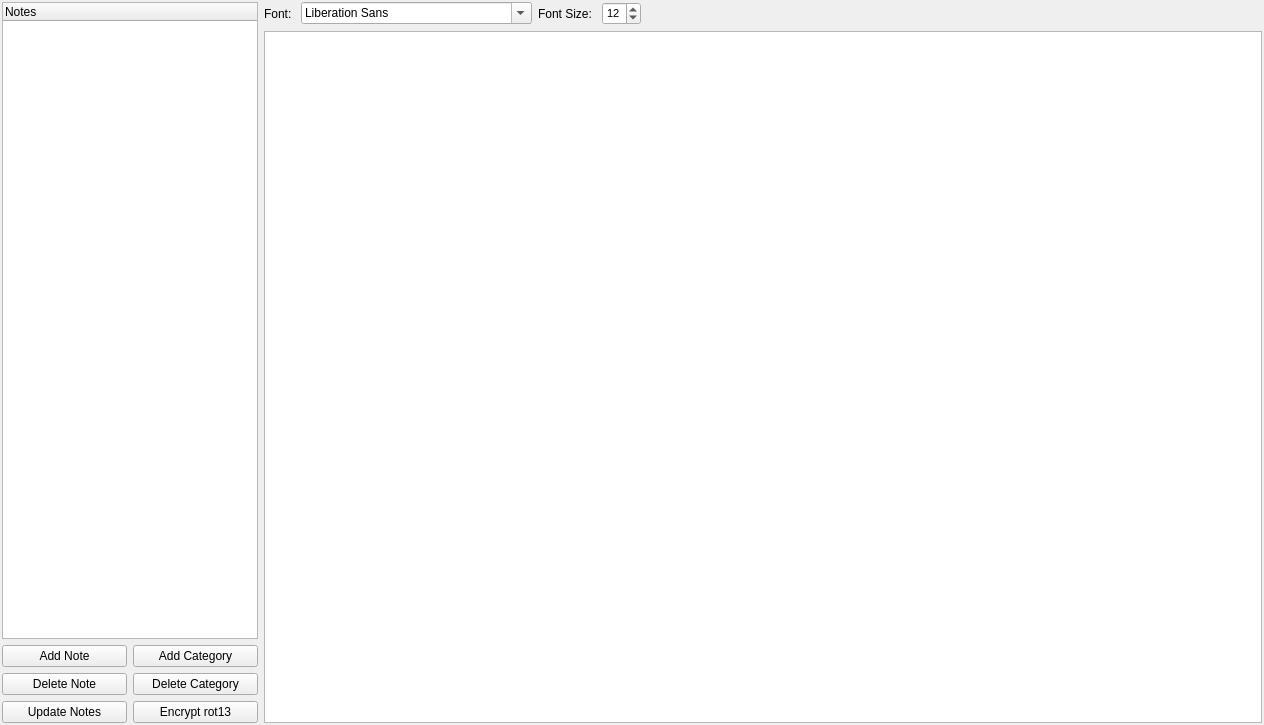
<?xml version="1.0" encoding="UTF-8"?>
<ui version="4.0">
 <class>NotesTool</class>
 <widget class="QWidget" name="NotesTool">
  <property name="geometry">
   <rect>
    <x>0</x>
    <y>0</y>
    <width>1264</width>
    <height>725</height>
   </rect>
  </property>
  <property name="windowTitle">
   <string>Notes Tool</string>
  </property>
  <property name="windowIcon">
   <iconset resource="../../resources/resources.qrc">
    <normaloff>:/icons/media/notes.png</normaloff>:/icons/media/notes.png</iconset>
  </property>
  <layout class="QHBoxLayout" name="horizontalLayout_2">
   <property name="leftMargin">
    <number>2</number>
   </property>
   <property name="topMargin">
    <number>2</number>
   </property>
   <property name="rightMargin">
    <number>2</number>
   </property>
   <property name="bottomMargin">
    <number>2</number>
   </property>
   <item>
    <layout class="QVBoxLayout" name="verticalLayout">
     <item>
      <widget class="QTreeWidget" name="treeWidget_notes">
       <property name="sizePolicy">
        <sizepolicy hsizetype="Maximum" vsizetype="Expanding">
         <horstretch>0</horstretch>
         <verstretch>0</verstretch>
        </sizepolicy>
       </property>
       <column>
        <property name="text">
         <string>Notes</string>
        </property>
       </column>
      </widget>
     </item>
     <item>
      <layout class="QGridLayout" name="gridLayout">
       <item row="0" column="0">
        <widget class="QPushButton" name="pushButton_addNote">
         <property name="text">
          <string>Add Note</string>
         </property>
        </widget>
       </item>
       <item row="1" column="0">
        <widget class="QPushButton" name="pushButton_deleteNote">
         <property name="text">
          <string>Delete Note</string>
         </property>
        </widget>
       </item>
       <item row="0" column="1">
        <widget class="QPushButton" name="pushButton_addCategory">
         <property name="text">
          <string>Add Category</string>
         </property>
        </widget>
       </item>
       <item row="1" column="1">
        <widget class="QPushButton" name="pushButton_deleteCategory">
         <property name="text">
          <string>Delete Category</string>
         </property>
        </widget>
       </item>
       <item row="2" column="0">
        <widget class="QPushButton" name="pushButton_update">
         <property name="text">
          <string>Update Notes</string>
         </property>
        </widget>
       </item>
       <item row="2" column="1">
        <widget class="QPushButton" name="pushButton_encrypt">
         <property name="text">
          <string>Encrypt rot13</string>
         </property>
        </widget>
       </item>
      </layout>
     </item>
    </layout>
   </item>
   <item>
    <layout class="QVBoxLayout" name="verticalLayout_2">
     <item>
      <layout class="QHBoxLayout" name="horizontalLayout">
       <item>
        <widget class="QLabel" name="label">
         <property name="sizePolicy">
          <sizepolicy hsizetype="Maximum" vsizetype="Preferred">
           <horstretch>0</horstretch>
           <verstretch>0</verstretch>
          </sizepolicy>
         </property>
         <property name="text">
          <string>Font: </string>
         </property>
        </widget>
       </item>
       <item>
        <widget class="QFontComboBox" name="fontComboBox"/>
       </item>
       <item>
        <widget class="QLabel" name="label_2">
         <property name="sizePolicy">
          <sizepolicy hsizetype="Maximum" vsizetype="Preferred">
           <horstretch>0</horstretch>
           <verstretch>0</verstretch>
          </sizepolicy>
         </property>
         <property name="text">
          <string>Font Size: </string>
         </property>
        </widget>
       </item>
       <item>
        <widget class="QSpinBox" name="spinBox_fontSize">
         <property name="font">
          <font>
           <pointsize>8</pointsize>
          </font>
         </property>
         <property name="minimum">
          <number>1</number>
         </property>
         <property name="value">
          <number>12</number>
         </property>
        </widget>
       </item>
       <item>
        <spacer name="horizontalSpacer">
         <property name="orientation">
          <enum>Qt::Horizontal</enum>
         </property>
         <property name="sizeHint" stdset="0">
          <size>
           <width>40</width>
           <height>20</height>
          </size>
         </property>
        </spacer>
       </item>
      </layout>
     </item>
     <item>
      <widget class="QTextEdit" name="textEdit_notes"/>
     </item>
    </layout>
   </item>
  </layout>
 </widget>
 <resources>
  <include location="../../resources/resources.qrc"/>
 </resources>
 <connections/>
</ui>
